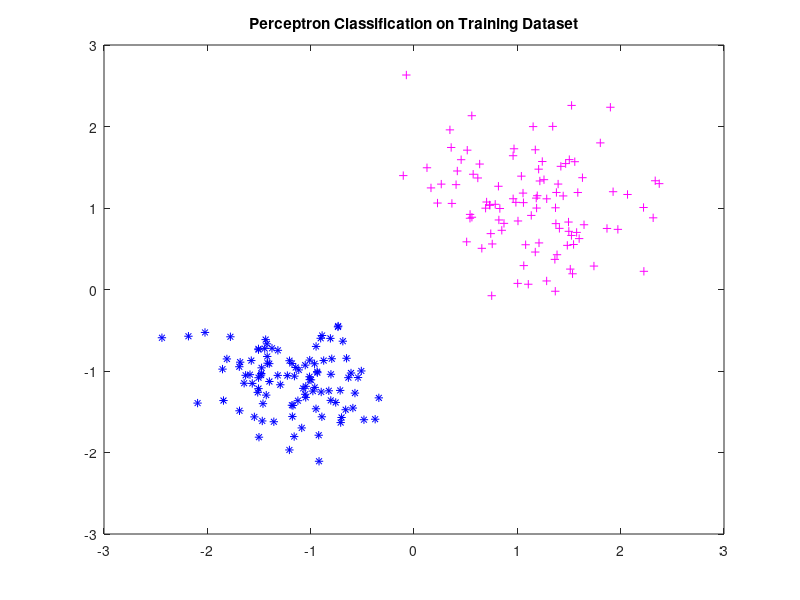
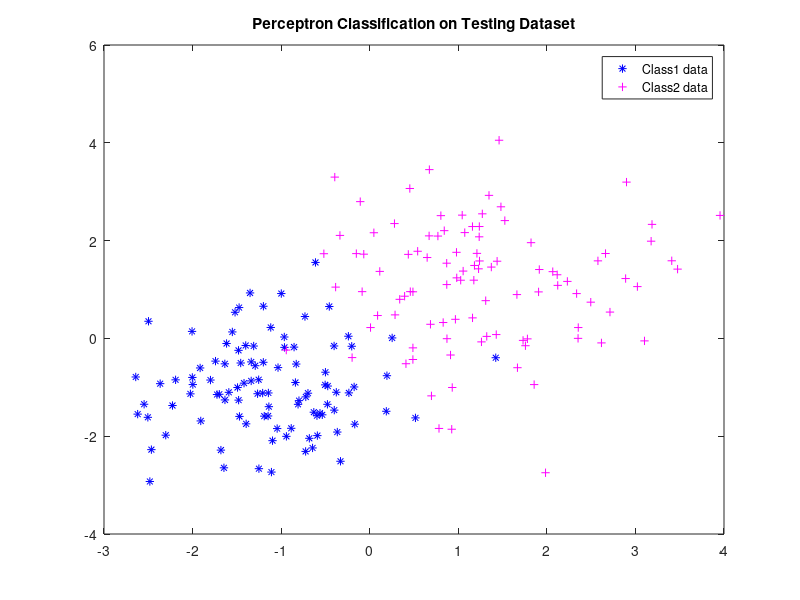

MATLAB code for these plots, in order:
%  Rosenblatt perceptron for classification
% Last Updated:  08/01/2009
% Update : Included the biases as an extra layer of weights and plot the separating line
%               Modified Regression to Classification

 clear all;
 max_iterations = 10000;
 
% Load the training vector set
load  trainvectors1.mat;

U3 = ones(1,200);               %  In extended notation,we have a row of all inputs as 1.
U = [U;U3] ;                        % Append this to U so that U becomes a (3X200)
W = rand(size(U,1),1);          % Assume random weights

% Class labels for classes 1 and 2
Ydes1 =  ones(1,100);
Ydes2 =  -1 * ones(1,100);
Ydes = [ Ydes1 Ydes2];

Y   =   zeros(1,size(U,2));

misclass_flg = 1;                %  Initialize  a  misclassification  indicator
pass = 0;                           %  1 pass is one iteration through all the input images contained in U

while (misclass_flg ==1)
    misclass_flg = 0;
    
    for j = 1 : size(U,2)
        Y(j) = sign( W' * U(:,j) ); % Perceptron Output for each input data point
        if ( Y(j) * Ydes(j) < 0)     % i.e., if Y = -1, but actual class Ydesired = +1,this function would be negative
            misclass_flg = 1;
            W_update = U(:,j) * sign(Ydes(j) - Y(j));
            W = W + W_update;
        end
    end
    pass=pass+1;
    if  (pass==max_iterations) 
           misclass_flg = 0;
           disp(' The data points are NOT linearly separable; Training exited after 10,000 iterations');
            pass = 0;
    end
end

figure(1);
plot( U(1,1:100), U(2,1:100) , 'b*' );
hold on;
plot( U(1,101:200), U(2,101:end) , 'm+' );
hold on;
% To plot the separating line for the training data
% Like Y = a.X + b;
% c2 = -2.5 : 0.25 : 2.5;
% c1 = - ( ( (W(1,:)*c2) + W(3,:)) / W(2,:) );
% plot(c2,c1,'r');
hold off;
title('Perceptron Classification on Training Dataset');

% % Load the testing vector set
load testvectors3.mat; %X is the matrix of test data

X3 = ones(1,200);               %  In extended notation,we have a row of all inputs as 1.
X = [X;X3] ;                        % Append this to U so that U becomes a (3X200)

mistakes = 0;
for j = 1 : size(X,2)
        Y(j) = sign( W' * X(:,j) );     % Perceptron Output for each test data point
        if ( Y(j)*Ydes(j) < 0)           % i.e., if Y = -1, but actual class Ydesired = +1,this function would be negative
             mistakes = mistakes+1;
        end
end
disp('No of mistakes');
disp(mistakes);
 
figure(2);
plot( X(1,1:100), X(2,1:100) , 'b*' );
hold on;
plot( X(1,101:200), X(2,101:end) , 'm+' );
hold on;
legend('Class1 data','Class2 data');
% To plot the separating line for the training data
% Like Y = a.X + b;
% c2t = -2.5 : 0.25 :2.5;
% c1t = - ( ( (W(1,:)*c2t) + W(3,:)) / W(2,:) );
% plot(c2t,c1t,'r');
title('Perceptron Classification on Testing Dataset');
hold off;
